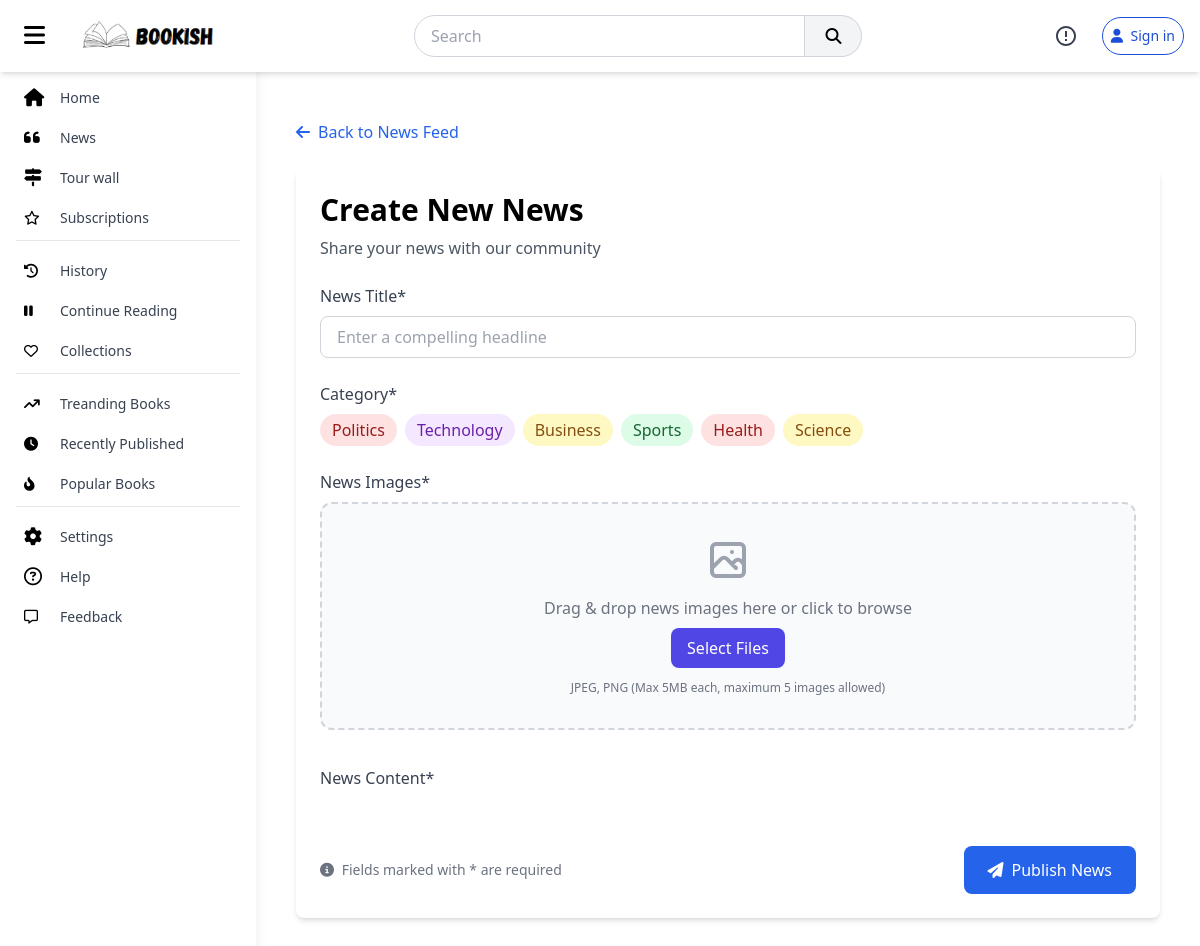
The page /news/create on the database its author committed.
### main/models.py (models this page shows, shortened)
class NewsCategory(models.Model):
    name = models.CharField(max_length=50)
    slug = AutoSlugField(populate_from="name", unique=True)

### news/views.py (the view)
# urls.py: path('create', views.create_news, name="create_news"),
def create_news(request):
    if request.method == 'POST':
        form = NewsForm(request.POST)
        formset = NewsImageFormSet(request.POST, request.FILES, instance=form.instance)
        if form.is_valid() and formset.is_valid():
            news = form.save(commit=False)
            news.author = request.user
            news.save()
            instances = formset.save(commit=False)
            for instance in instances:
                instance.news = news
                instance.save()
            form.save_m2m()
            return redirect('news:news_feed')
    else:
        form = NewsForm()
        formset = NewsImageFormSet(queryset=NewsImage.objects.none())  # Empty queryset for new instances
    return render(request, 'news/create_news.html', {
        'form': form,
        'formset': formset
    })

### author/forms.py
class NewsForm(forms.ModelForm):
    content = forms.CharField(widget=CKEditor5Widget())
    class Meta:
        model = News
        fields = ['title', 'category', 'content']
        widgets = {
            'title': forms.TextInput(attrs={
                'class': 'w-full px-4 py-2 border border-gray-300 rounded-lg focus:outline-none focus:ring-2 focus:ring-blue-500',
                'placeholder': 'Enter a compelling headline'
            }),
            'content': forms.Textarea(attrs={
                'class': 'w-full px-4 py-3 border border-gray-300 rounded-lg focus:outline-none focus:ring-2 focus:ring-blue-500',
                'rows': '12',
                'placeholder': 'Write your news content here...'
            }),
            'category': forms.RadioSelect(attrs={
                'class': 'hidden'  # We'll style the labels instead
            }),
        }

### main/context_processors.py (called while the page is built)
def notifications(request):
    if request.user.is_authenticated:
        return {'notifications': Notification.objects.filter(user=request.user).order_by('-created_at')[:5]}
    else:
        return Notification.objects.none()

def unread_notifications(request):
    if request.user.is_authenticated:
        return {'unread_notifications': Notification.objects.filter(user=request.user, is_read=False).count()}
    else:
        return Notification.objects.none()

### templates/news/create_news.html (shortened to what this page needs)
{% extends 'base.html' %}
{% load static %}
{% block content %}
<div class="container mx-auto px-4 py-8 max-w-4xl">
    <a href="{% url 'news:news_feed' %}" class="flex items-center text-blue-600 hover:text-blue-800 mb-6">
        <i class="fas fa-arrow-left mr-2"></i> Back to News Feed
    </a>
    <article class="bg-white rounded-lg shadow-md overflow-hidden">
        <div class="p-6">
            <header class="mb-6">
                <h1 class="text-3xl font-bold mb-2">Create New News</h1>
                <p class="text-gray-600">Share your news with our community</p>
            </header>
            <form method="post" enctype="multipart/form-data">
                <div class="mb-6">
                    <label for="id_title" class="block text-gray-700 font-medium mb-2">News Title*</label>
                    {{ form.title }}
                </div>
                <div class="mb-6">
                    <label class="block text-gray-700 font-medium mb-2">Category*</label>
                    <div class="flex flex-wrap gap-2">
                        {% for category in form.category.field.queryset %}
                            <label class="inline-flex items-center gap-2 cursor-pointer">
                                <span class="category-tag px-3 py-1 rounded-full
                                    {% if category.name == 'Politics' %}bg-red-100 text-red-800
                                    {% elif category.name == 'Technology' %}bg-purple-100 text-purple-800
                                    {% elif category.name == 'Business' %}bg-yellow-100 text-yellow-800
                                    {% elif category.name == 'Sports' %}bg-green-100 text-green-800
                                    {% elif category.name == 'Health' %}bg-red-100 text-red-800
                                    {% elif category.name == 'Science' %}bg-yellow-100 text-yellow-800
                                    {% endif %} hover:opacity-80 transition-opacity">
                                    {{ category.name }}
                                </span>
                            </label>
                        {% endfor %}
                    </div>
                </div>
                <div class="mb-6">
                    <label class="block text-gray-700 font-medium mb-2">News Images*</label>
                    <div class="border-2 border-dashed border-gray-300 rounded-xl p-8 text-center bg-gray-50 hover:bg-gray-100 transition cursor-pointer relative"
                        id="dropzone">
                        <div class="flex justify-center mb-3">
                            <div class="upload-icon transition-transform duration-200">
                            </div>
                        </div>
                        <p class="text-gray-500 mb-2">Drag & drop news images here or click to browse</p>
                        <button type="button" class="px-4 py-2 bg-indigo-600 text-white rounded-lg hover:bg-indigo-700 focus:outline-none focus:ring-2 focus:ring-indigo-500 focus:ring-offset-2"
                                id="browse-btn">Select Files</button>
                        <p class="text-xs text-gray-500 mt-3">JPEG, PNG (Max 5MB each, maximum 5 images allowed)</p>
                    </div>
                </div>
                <div class="mb-6">
                    <label for="id_content" class="block text-gray-700 font-medium mb-2">News Content*</label>
                    {{ form.content }}
                </div>
                <div class="flex justify-between items-center">
                    <div class="text-sm text-gray-500">
                        <i class="fas fa-info-circle mr-1"></i> Fields marked with * are required
                    </div>
                    <button type="submit" class="px-6 py-3 bg-blue-600 text-white rounded-lg hover:bg-blue-700 transition flex items-center">
                        <i class="fas fa-paper-plane mr-2"></i> Publish News
                    </button>
                </div>
            </form>
        </div>
    </article>
</div>
{% endblock %}

### rows shown on the page
NewsCategory: name "Politics"
NewsCategory: name "Technology"
NewsCategory: name "Business"
NewsCategory: name "Sports"
NewsCategory: name "Health"
NewsCategory: name "Science"
